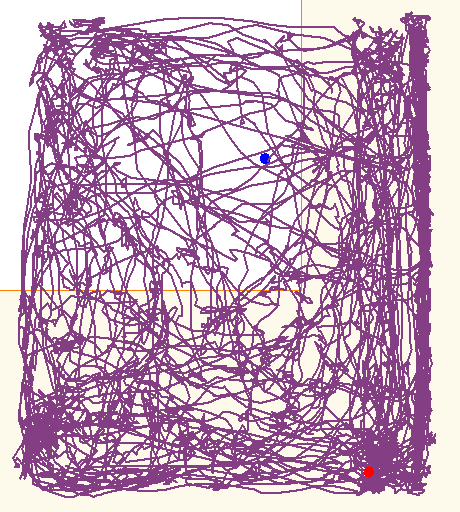
%> input picture Part4_Heatmap_transform/experiment.tif, 460 x 512 px
$ octave Heatmap.m   (GNU Octave 9; MATLAB toolbox functions it lacks are replaced by stand-ins)
%> lines starting %> are read from the running program, lines starting %| are printed output that depends on the picture
clear all;
clc;
filename = 'experiment.tif'; %path of picture
savepath = 'deal_data/';
imgData1 = imread(filename);
%> imgData1 is the input picture: size 512x460x3 uint8; mean R, G, B 200.5, 168.6, 193.9
img1=imgData1(:,:,1);
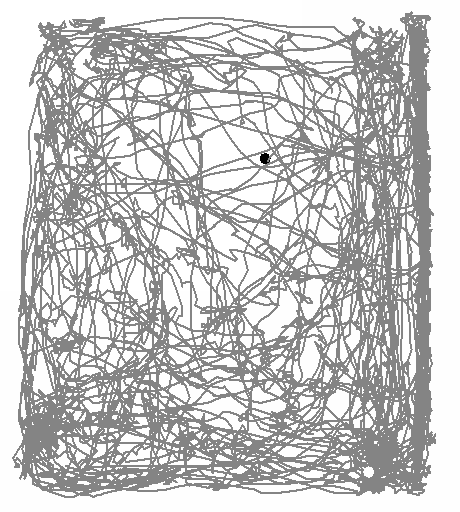
%> img1: size 512x460 uint8; min 0, max 255, mean 200.5
img2=imgData1(:,:,2);
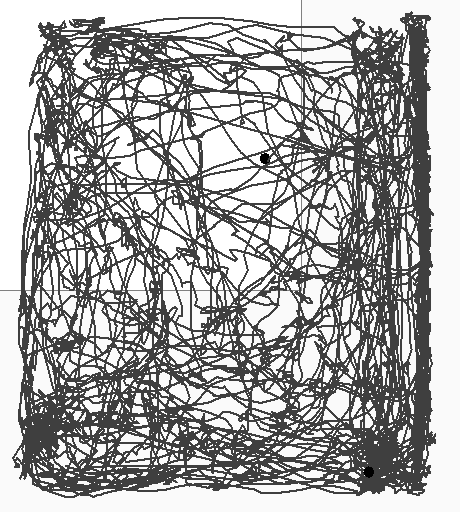
%> img2: size 512x460 uint8; min 0, max 255, mean 168.6
img3=imgData1(:,:,3);
img_deal=rgb2gray(imgData1);
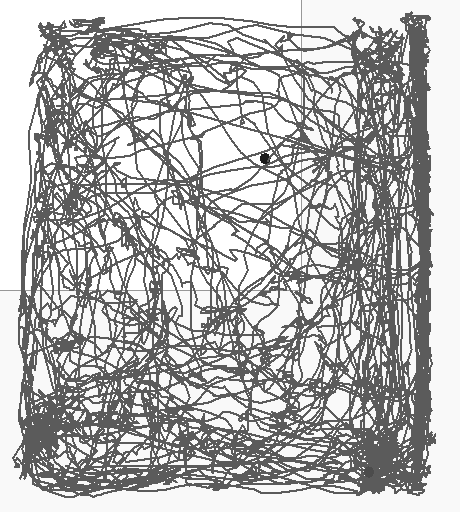
%> img_deal: size 512x460 uint8; min 29, max 255, mean 180.6

 figure(),imshow(img_deal);
 img_deal1=255-img_deal;
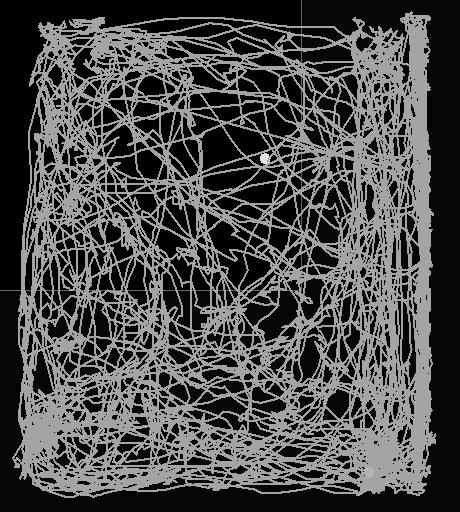
%> img_deal1: size 512x460 uint8; min 0, max 226, mean 74.4
 figure(),imshow(img_deal1);
 img_deal2=im2double(img_deal1);
%> (the run ends here)

$ run again, with Part4_Heatmap_transform/control.tif copied over Part4_Heatmap_transform/experiment.tif
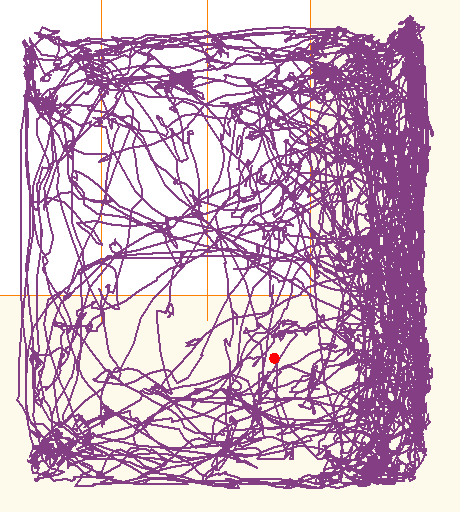
%> input picture Part4_Heatmap_transform/control.tif, 460 x 512 px
%> imgData1 is the input picture: size 512x460x3 uint8; mean R, G, B 207.3, 178.7, 199.6
%> `img_deal=rgb2gray(imgData1);`:
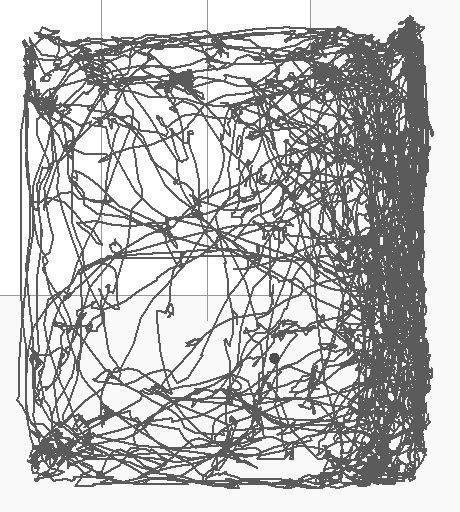
%> img_deal: size 512x460 uint8; min 76, max 255, mean 189.3
%> `img_deal1=255-img_deal;`:
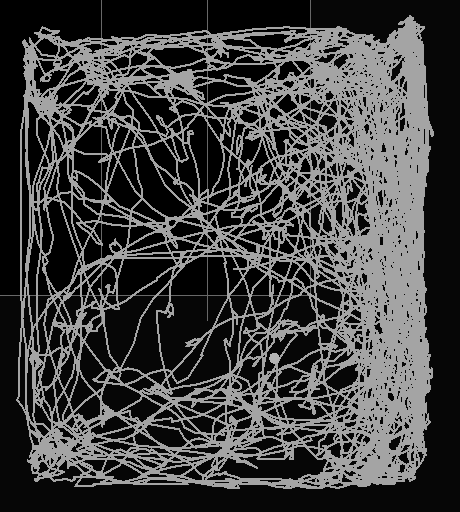
%> img_deal1: size 512x460 uint8; min 0, max 179, mean 65.7
